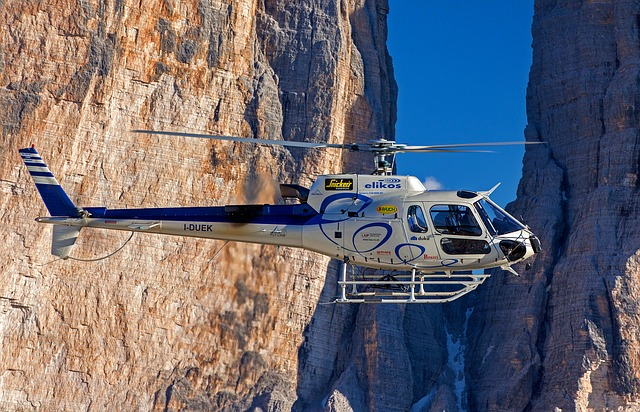
#> input picture 3)Görüntüler Üzerinde Temel İşlemler-2/helikopter.jpg, 640 x 412 px
$ python '2.Resim Dönüşüm Dizeyi(matrix).py'
#> lines starting #> are read from the running program, lines starting #| are printed output that depends on the picture
import cv2
import numpy as np

img = cv2.imread("helikopter.jpg")
#> img is the input picture: shape (412, 640, 3); mean B, G, R 115.2, 106.4, 108.2

row,col,kanal = img.shape # resmin satır değerini row, sütun değerini col ve kanal değerini kanal değişkenine atar...
#> row = 412; col = 640; kanal = 3

print(row) # resmin satır değerini yazdırır...
#| 412
print(col) # resmin sütun değerini yazdırır...
#| 640
print(kanal) # resmin kanal(rgb) değerinin yazdırır...
#| 3

M = np.float32([[1,0,50],[0,1,100]]) # bu bir matris formülüdür ve bu formüldeki 50(x) ve 100(y) sayılarının değerlerini değiştirerek açılan pencerede x ve y ekseni yönünde resmi kaydırmamızı sağlar...

dst = cv2.warpAffine(img,M,(col,row)) # resmin kaydırılmış halini dst değişkenine atar. Eşitliğin sağındaki fonksiyon resmin kaymasını sağlar. Aldığı değerler sırayla (kaydırılacak resim/kaydırılma miktarı/açılacak pencerenin satır ve sütun boyutlarıdır(burda açılacak pencerenin boyutlarını resmin ana boyutuyla aynı olsun diye resmin boyutları girilmiş))...
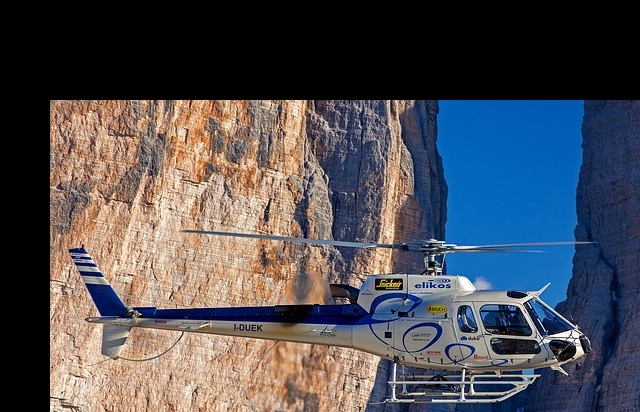
#> dst: shape (412, 640, 3); mean B, G, R 84.7, 78.6, 78.3

cv2.imshow("dst",dst) # kaydırılmış resmi gösterir...

cv2.waitKey(0)
cv2.destroyAllWindows()

$ run again, with 3)Görüntüler Üzerinde Temel İşlemler-2/smile.jpg copied over 3)Görüntüler Üzerinde Temel İşlemler-2/helikopter.jpg
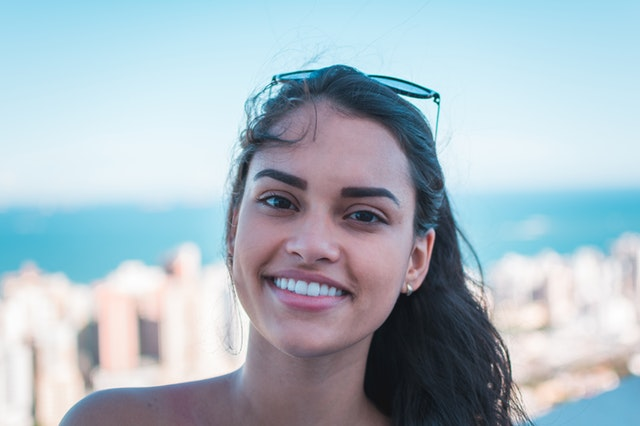
#> input picture 3)Görüntüler Üzerinde Temel İşlemler-2/smile.jpg, 640 x 426 px
#> img is the input picture: shape (426, 640, 3); mean B, G, R 195.2, 185.1, 169.2
#| 426
#| 640
#| 3
#> `dst = cv2.warpAffine(img,M,(col,row))`:
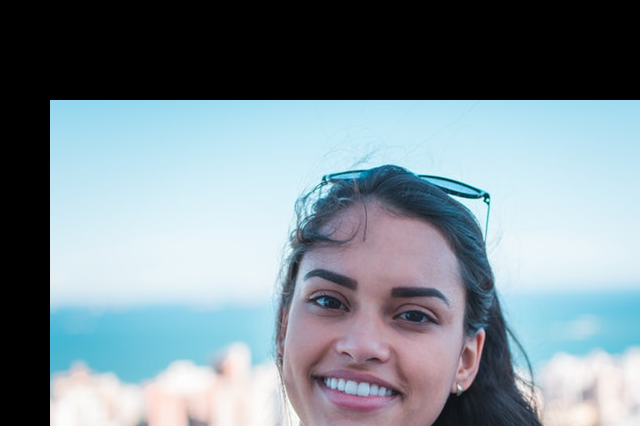
#> dst: shape (426, 640, 3); mean B, G, R 146.6, 138.4, 123.4
